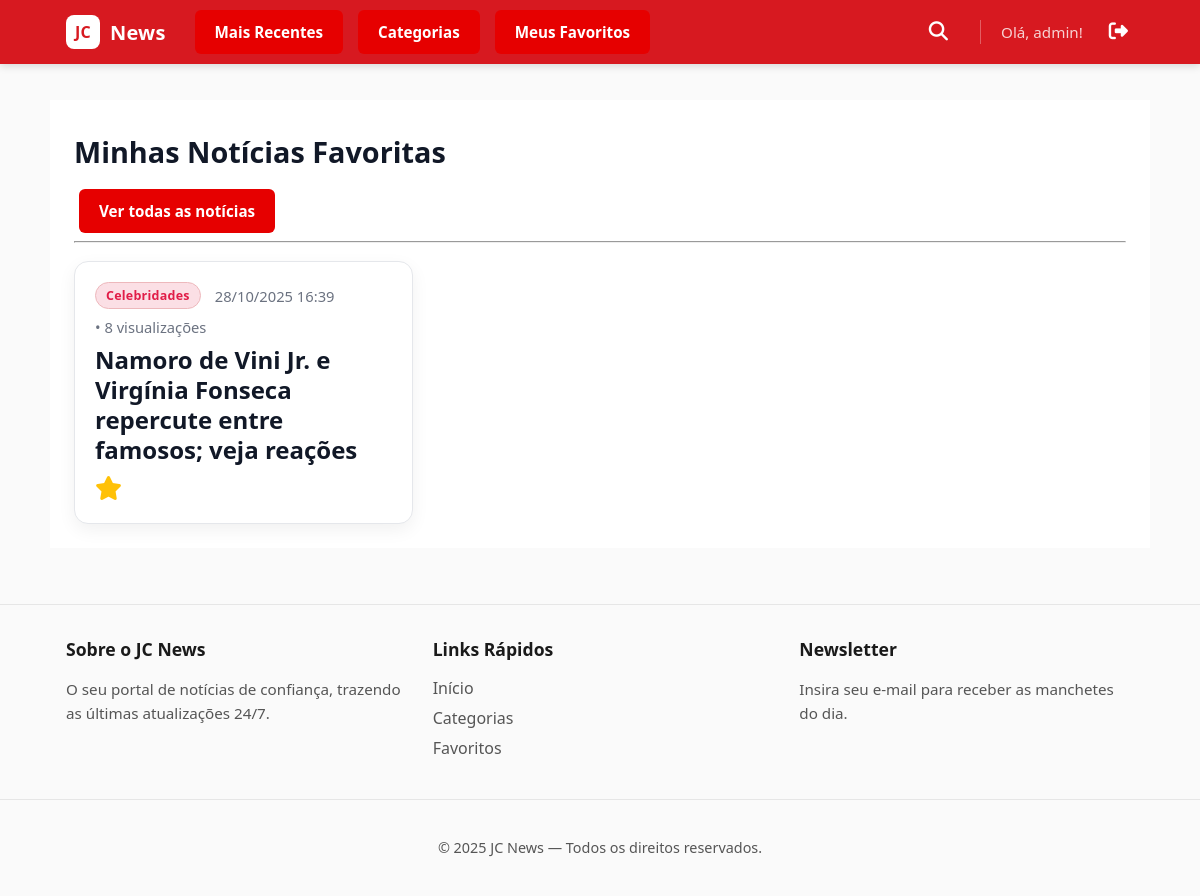
The page /meus-favoritos/ (signed in) on the database its author committed.
### app1/models.py (models this page shows, shortened)
class Noticia(models.Model):
    titulo = models.CharField(max_length=255)
    conteudo = models.TextField()
    data_publicacao = models.DateTimeField(auto_now_add=True)
    categoria = models.ForeignKey(
        Categoria, on_delete=models.SET_NULL, null=True, blank=True, related_name='noticias'
    )
    visualizacoes = models.PositiveIntegerField(default=0)
    favoritos = models.ManyToManyField(
        User,
        related_name='noticias_favoritas',
        blank=True
    )
    usuarios_que_visitaram = models.ManyToManyField(
        User,
        related_name='noticias_visualizadas',
        blank=True
    )

class Categoria(models.Model):
    nome = models.CharField(max_length=100, unique=True)

### app1/views.py (the view)
# urls.py: path("meus-favoritos/", FavoritosListView.as_view(), name="meus_favoritos"),
class FavoritosListView(ListView):
    model = Noticia
    template_name = 'app1/meus_favoritos.html'
    context_object_name = 'noticias'
    def get_queryset(self):
        if self.request.user.is_authenticated:
            return self.request.user.noticias_favoritas.all().order_by('-data_publicacao')
        return Noticia.objects.none()

### app1/templates/app1/meus_favoritos.html (shortened to what this page needs)
{% extends 'app1/base.html' %}
{% load static %} {% block title %}Meus Favoritos · News Site{% endblock %}
{% block content %}
<link rel="stylesheet" href="{% static 'app1/css/news.css' %}">
<section class="container">
  <h1>Minhas Notícias Favoritas</h1>
  <a class = "nav-btn"href="{% url 'app1:home' %}">Ver todas as notícias</a>
  <hr>
  <section class="grid-noticias" aria-label="Minhas notícias favoritas">
    {% for noticia in noticias %}
      <article class="noticia" id="noticia-{{ noticia.id }}">
        <header class="noticia__cabecalho">
          {% if noticia.categoria %}
            <span class="noticia__categoria">{{ noticia.categoria.nome }}</span>
          {% endif %}
          <time datetime="{{ noticia.data_publicacao|date:'c' }}">
            {{ noticia.data_publicacao|date:"d/m/Y H:i" }}
          </time>
          <span>• {{ noticia.visualizacoes }} visualizações</span>
        </header>
        <h3 class="noticia__titulo">
          <a href="{% url 'app1:detalhe_noticia' noticia.pk %}">{{ noticia.titulo }}</a>
        </h3>
        <div class="noticia__acoes">
          <form action="{% url 'app1:favoritar_noticia_view' noticia.pk %}" method="POST">
            <button type="submit" class="btn-favorito favoritado" aria-label="Remover dos Favoritos">
              <i class="fa-solid fa-star"></i>
            </button>
          </form>
        </div>
      </article>
    {% empty %}
      <p>Você ainda não favoritou nenhuma notícia.</p>
    {% endfor %}
  </section>
</section>
{% endblock %}

### app1/templates/app1/base.html (shortened to what this page needs)
{% load static %}
<!DOCTYPE html>
<html lang="pt-br">
<head>
  <link rel="stylesheet" href="{% static 'app1/css/style.css' %}">
  <link rel="stylesheet" href="https://cdnjs.cloudflare.com/ajax/libs/font-awesome/6.5.1/css/all.min.css">
  <link rel="stylesheet" href="https://cdn.jsdelivr.net/npm/bootstrap-icons@1.11.3/font/bootstrap-icons.min.css">
</head>
<body>
  <header class="site-header">
    <div class="header-container header-content container">
      <a href="{% url 'app1:home' %}" class="brand" aria-label="Página Inicial">
        <span class="logo-mark">JC</span>
        <span class="logo-text">News</span>
      </a>
      <nav class="main-nav">
        <a class="nav-btn" href="{% url 'app1:home' %}">Mais Recentes</a>
        <a class="nav-btn" href="{% url 'app1:categorias' %}">Categorias</a>
        <a class="nav-btn" href="{% url 'app1:meus_favoritos' %}">Meus Favoritos</a>
      </nav>
      <div class="header-actions">
        <div class="search-wrapper">
          <button id="search-toggle" class="search-icon-btn" aria-label="Abrir busca">
            <i class="fa fa-search"></i>
          </button>
        </div>
        <div class="user-auth-links">
          {% if user.is_authenticated %}
            <span class="welcome-message">Olá, {{ user.username }}!</span>
            <form action="{% url 'logout' %}" method="post" class="logout-form" title="Sair">
              <button type="submit" class="auth-link logout-link" aria-label="Sair">
                <i class="fa-solid fa-right-from-bracket"></i>
              </button>
            </form>
          {% else %}
            <a href="{% url 'login' %}" class="auth-link">Login</a>
            <a href="{% url 'register' %}" class="auth-link register-link">Criar Conta</a>
          {% endif %}
        </div>
      </div>
    </div>
  </header>
  <main class="container page-content">
    {% block content %}{% endblock %}
  </main>
  <footer class="site-footer">
    <div class="footer-container container">
      <div class="footer-col">
        <h4>Sobre o JC News</h4>
        <p>O seu portal de notícias de confiança, trazendo as últimas atualizações 24/7.</p>
      </div>
      <div class="footer-col">
        <h4>Links Rápidos</h4>
        <ul class="footer-links">
          <li><a href="{% url 'app1:home' %}">Início</a></li>
          <li><a href="{% url 'app1:categorias' %}">Categorias</a></li>
          <li><a href="{% url 'app1:meus_favoritos' %}">Favoritos</a></li>
        </ul>
      </div>
      <div class="footer-col">
        <h4>Newsletter</h4>
        <p>Insira seu e-mail para receber as manchetes do dia.</p>
      </div>
    </div>
    <div class="footer-bottom">
      <p>&copy; {% now "Y" %} JC News — Todos os direitos reservados.</p>
    </div>
  </footer>
</body>
</html>

### app1/static/app1/css/style.css (style rules this page uses)
:root { --red:#d71920; --red-dark:#b1151b; --bg:#ffffff; --ink:#1a1a1a; --ink-weak:#555; --border:#e6e6e6; --bg-soft: #fafafa; }
* { box-sizing:border-box }
html,body { margin:0;padding:0;background:var(--bg-soft);color:var(--ink);font-family:system-ui,-apple-system,Segoe UI,Roboto,Ubuntu,Cantarell,"Helvetica Neue",Arial,sans-serif; min-height: 100vh; display: flex; flex-direction: column; }
.container { max-width:1100px;margin:0 auto;padding:0 16px }
a { text-decoration: none; }
.site-header { background:var(--red);color:#fff;position:sticky;top:0;z-index:100; box-shadow: 0 2px 8px rgba(0,0,0,.15); }
.header-content { display:flex;align-items:center;justify-content:space-between;height:64px; gap: 1.5rem; }
.brand { display:flex;align-items:center;gap:10px;text-decoration:none;color:#fff;font-weight:700;letter-spacing:.2px }
.logo-mark { display:inline-grid;place-items:center;width:34px;height:34px;border-radius:8px;background:#fff;color:var(--red);font-weight:900 }
.logo-text { font-size:20px }
.main-nav { display: flex; gap: 5px; }
.nav-btn { display: inline-block; padding: 10px 18px; margin: 0 5px; background-color: #e60000; color: #fff; font-weight: 600; font-size: 0.95rem; text-decoration: none; border-radius: 6px; transition: all 0.25s ease-in-out; border: 2px solid transparent; }
.header-actions { display: flex; align-items: center; gap: 1.5rem; margin-left: auto; }
.user-auth-links { display: flex; align-items: center; gap: 1.25rem; padding-left: 1.25rem; border-left: 1px solid rgba(255,255,255,.3); font-size: 0.95rem; font-weight: 500; }
.user-auth-links .welcome-message { color: rgba(255,255,255,.8); white-space: nowrap; }
.user-auth-links .auth-link { color: #fff; text-decoration: none; font-weight: 600; white-space: nowrap; }
.page-content { padding:24px 0; flex-grow: 1; }
.site-footer { border-top:1px solid var(--border); padding: 32px 0 0 0; background:var(--bg-soft); color:var(--ink-weak); margin-top: 32px; }
.footer-container { display: grid; grid-template-columns: repeat(auto-fit, minmax(250px, 1fr)); gap: 2rem; }
.footer-col h4 { font-size: 1.1rem; font-weight: 700; color: var(--ink); margin-top: 0; margin-bottom: 1rem; }
.footer-col p { font-size: 0.95rem; margin-bottom: 1rem; line-height: 1.6; }
.footer-links { list-style: none; padding: 0; margin: 0; }
.footer-links li { margin-bottom: 0.5rem; }
.footer-links a { color: var(--ink-weak); text-decoration: none; }
.footer-bottom { border-top: 1px solid var(--border); margin-top: 2rem; padding: 1.5rem 1.5rem; text-align: center; font-size: 0.9rem; color: var(--ink-weak); }
.logout-form { display: inline; }
.logout-form button { background: none; border: none; color: #ff4b4b; cursor: pointer; font-size: 1.2rem; transition: opacity 0.2s; }
.search-wrapper { position: relative; display: flex; align-items: center; }
.search-icon-btn { background: none; border: none; color: #fff; cursor: pointer; font-size: 1.2rem; padding: 8px; transition: transform 0.2s ease; }

### rows shown on the page
Noticia: categoria.nome "Celebridades", data_publicacao "28/10/2025 16:39", visualizacoes "8", titulo "Namoro de Vini Jr. e Virgínia Fonseca repercute entre famosos; veja reações"

### other values the page prints
{{ user.username }} "admin"
